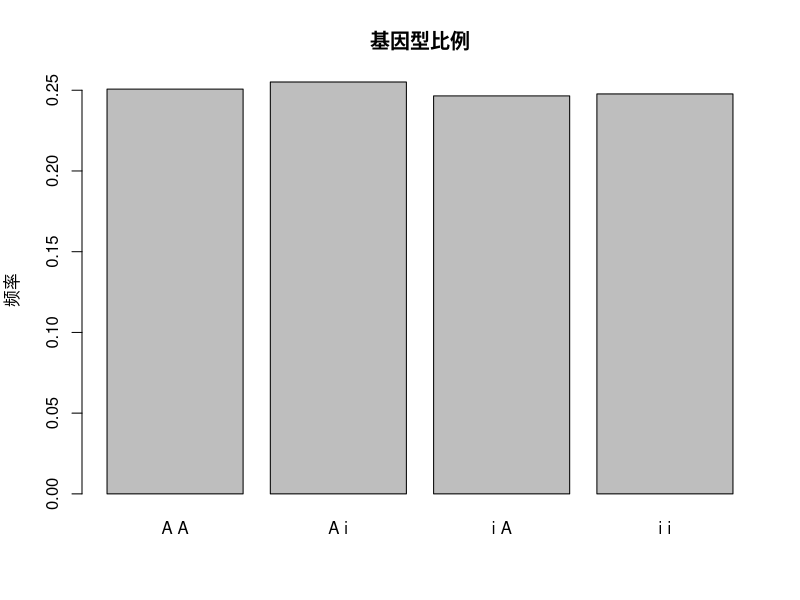
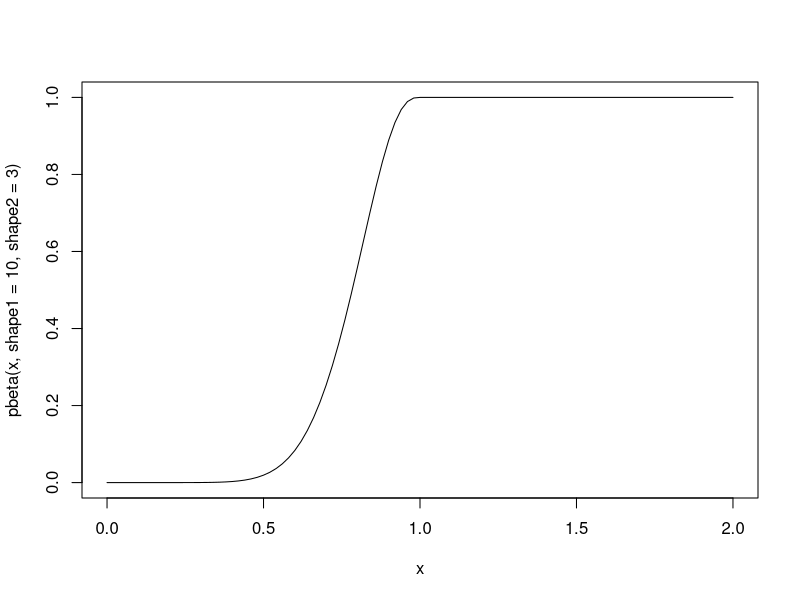
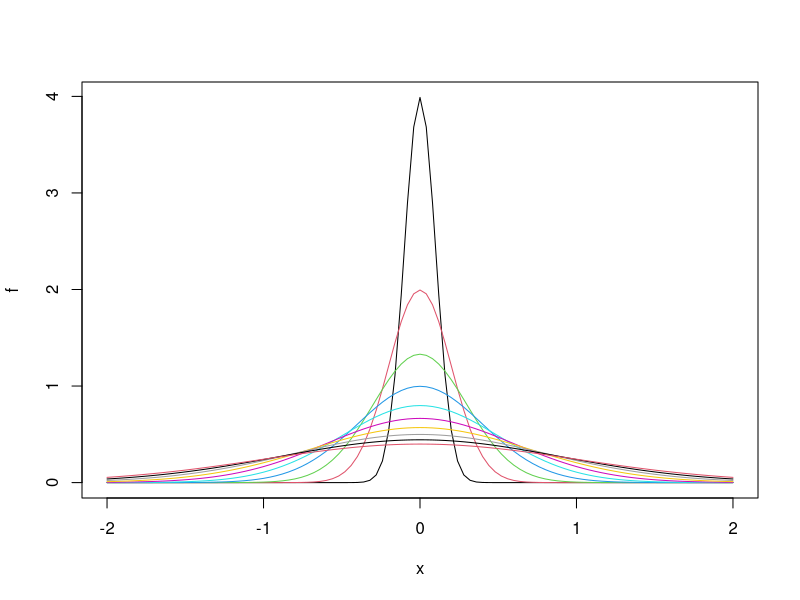

Write R code to recreate these figures, in order.
## ---- chunk 1
a <- 13; b <- 42
a_and_b_combined <- c(a,b)
mean(a_and_b_combined)
## ---- chunk 2
# sample one value from {1,2,3} with equal probability
sample(1:3, size = 2)
## ---- chunk 3
sample(c("red", "blue"), size = 1, prob = c(0.25, 0.75))
## ---- chunk 4
sample(1:10, size = 1, prob = 1:10)
## ---- chunk 5
rollDie <- function(n) {
return(sample(n, size = 1))
}
## ---- chunk 6
sample(c("heads", "tails"), size = 10, replace = TRUE)
## ---- chunk 7
no_heads <- function(n) {
coin_flips <- replicate(n, rollDie(2))
return(sum(coin_flips == 2))
}
## ---- chunk 8
randomGenotype <- function(alleles = c("i", "A", "B")) {
sample(alleles, size = 2, replace = T)
}
randomGenotype()
## ---- chunk 9
genotype2phenotype <- function(genotype) {
  if (all(genotype == "i")) {
  return("Type O")
  } else if ("i" %in% genotype) {
  return(paste("Type", genotype[genotype != "i"]))
  } else if (genotype[1] == genotype[2]) {
  return(paste("Type", genotype[1]))
  } else{
  return("Type AB")
  }
}
genotype2phenotype(c("i", "i"))
## ---- chunk 10
randomOffspring <- function(parent1, parent2) {
  c(sample(parent1, size = 1), sample(parent2, size = 1))
}

p1 <- randomGenotype()
p2 <- randomGenotype()

randomOffspring(p1, p2)
## ---- chunk 11
parent1 <- c("i", "i^A")
parent2 <- c("i", "i^A")
offspring <- apply(
  expand.grid(parent1, parent2),
  MARGIN = 1,
  FUN = function(x) {
    return(paste(x[1], x[2]))
  }
)
matrix(
  data = offspring ,
  nrow = 2,
  dimnames = list(parent1 = parent1, parent2 = parent2)
)
## ---- chunk 12
parent1 <- c("i", "A")
parent2 <- c("i", "A")

N <- 10000
offsprings <- t(replicate(N, randomOffspring(parent1, parent2)))

# both alleles are i
pii_est <- nrow(offsprings[offsprings[, 1] == "i" &
                             offsprings[, 2] == "i", ]) / N
pii_est

table_genotypes <- table(apply(offsprings, 1, paste, collapse = " "))
barplot(table_genotypes / N, main = "基因型比例", ylab = "频率")

## ---- chunk 13
# at least one allele is i
pi_est <- nrow(offsprings[offsprings[, 1] == "i" |
                            offsprings[, 2] == "i", ]) / N
pi_est
## ---- chunk 14
pbinom(3, size = 10, prob = 0.3)
## ---- chunk 15
ppois(q = 10, lambda = 4)
## ---- chunk 16
pnorm(0, mean = 0, sd = 3)
## ---- chunk 17
pbeta(q = 0.5, shape1 = 10, shape2 = 3)
## ---- chunk 18
curve(pbeta(x, shape1 = 10, shape2 = 3), from = 0 , to = 2)
## ---- chunk 19
# probability of exactly 24 out of 100 successes
# where the probability of success in each trial is .45
dbinom(24, size = 100, prob = .45)
## ---- chunk 20
# value of the pdf of a N(3, 1) Gaussian variable at 0
dnorm(x = 0, mean = 3, sd = 1)
## ---- chunk 21
first_plot <- FALSE
for (sd in  seq(from = 0.1, to = 1, by = 0.1)) {
  curve(
    dnorm(x, mean = 0, sd = sd),
    add = first_plot,
    from = -2,
    to = +2,
    col = 10 * sd,
    ylab = "f"
  )
  first_plot = TRUE
}
## ---- chunk 22
runif(n = 5, min = 10, max = 17)
## ---- chunk 23
rbinom(10, size = 100, prob = 0.3)
